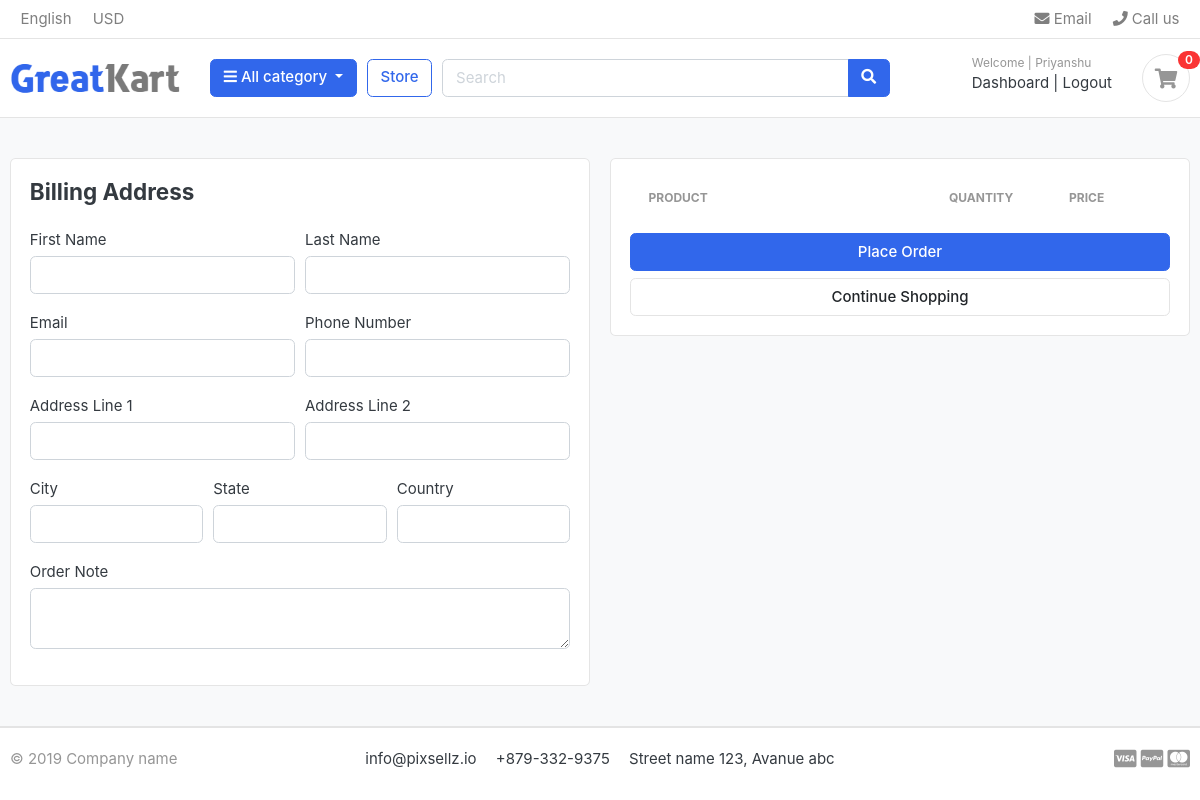
The page /carts/checkout/ (signed in) on the database as committed earlier.
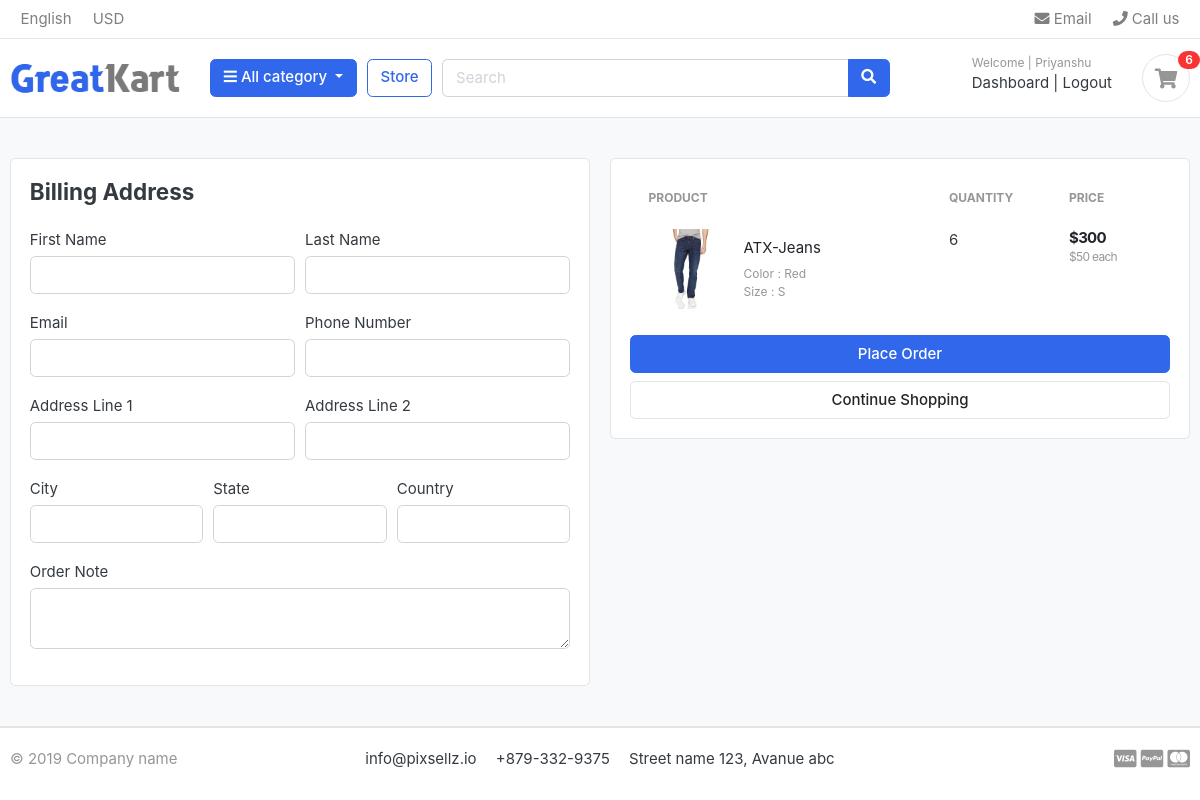
The same page on the database as committed later.
### carts/models.py (models this page shows, shortened)
class CartItem(models.Model):
    user = models.ForeignKey(Account, on_delete=models.CASCADE, null=True)
    product = models.ForeignKey(Product , on_delete=models.CASCADE)
    variations = models.ManyToManyField(Variation , blank=True)
    cart =  models.ForeignKey(Cart , on_delete=models.CASCADE, null=True)
    quantity = models.IntegerField()
    is_active = models.BooleanField(default=True)
    def sub_total(self):
        return self.product.price * self.quantity

### store/models.py (models this page shows, shortened)
class Product(models.Model):
    product_name = models.CharField(max_length=200 , unique=True)
    slug = models.SlugField(max_length=200 , unique=True)
    description = models.TextField(max_length=500, blank=True)
    price = models.IntegerField()
    images = models.ImageField(upload_to="photos/products")
    stock = models.IntegerField()
    is_available = models.BooleanField(default=True)
    category = models.ForeignKey(Category , on_delete=models.CASCADE)
    created_date = models.DateTimeField(auto_now_add=True)
    modified_date = models.DateTimeField(auto_now_add=True)
    def get_url(self):
        return reverse('product_detail',args=[self.category.slug,self.slug])

class Variation(models.Model):
    product = models.ForeignKey(Product,on_delete=models.CASCADE)
    variation_category = models.CharField(max_length=100, choices=variation_category_choice)
    variation_value = models.CharField(max_length=100)
    is_active = models.BooleanField(default=True)
    created_date = models.DateTimeField(auto_now=True)
    objects = VariationManager()

### carts/views.py (the view)
# urls.py: path('checkout/', views.checkout , name="checkout"),
@login_required(login_url='login')
def checkout(request , total = 0, quantity = 0, cart_items = None):
    tax = 0
    grand_total = 0
    try:
        if request.user.is_authenticated:
            cart_items = CartItem.objects.filter(user=request.user, is_active = True)
        else:
            cart = Cart.objects.get(cart_id=_cart_id(request))
            cart_items = CartItem.objects.filter(cart = cart , is_active = True)
        for cart_item in cart_items:
            total += (cart_item.product.price * cart_item.quantity)
            quantity += cart_item.quantity
        tax = (2 * total) / 100
        grand_total = tax + total
    except Cart.DoesNotExist:
         cart_items = []
    context = {
        'total' : total,
        'quantity' : quantity,
        'cart_items' : cart_items,
        'tax' : tax,
        'grand_total' : grand_total
    }
    return render(request , "store/checkout.html", context)

### carts/context_processors.py (called while the page is built)
def counter(request):
    cart_count = 0
    if 'admin' in request.path:
        []
    else:
        try:
            cart = Cart.objects.filter(cart_id=_cart_id(request))
            if request.user.is_authenticated:
                cart_items = CartItem.objects.all().filter(user=request.user)
            else:
                cart_items = CartItem.objects.all().filter(cart=cart[:1])
            for cart_item in cart_items:
                cart_count += cart_item.quantity
        except Cart.DoesNotExist:
            cart_count = 0
    return dict(cart_count=cart_count)

### carts/views.py (called while the page is built)
def _cart_id(request):
    cart = request.session.session_key
    if not cart:
        request.session.create()
        cart = request.session.session_key
    return cart

### category/context_processors.py (called while the page is built)
def menu_links(request):
    links = Category.objects.all()
    return dict(links=links)

### category/models.py (called while the page is built)
    def get_url(self):
        return reverse('products_by_category', args=[self.slug])

### templates/store/checkout.html (shortened to what this page needs)
{% extends "base.html" %}
{% load static %}
{% block content %}
<section class="section-content padding-y bg">
<div class="container">
<div class="row">
	<aside class="col-lg-6">
<div class="card">
<div class='card-body'>
    <h4 class='card-title mb-4'>Billing Address</h4>
    <form action="{% url 'place_order' %}" method="POST">
        <div class="form-row">
            <div class='col form-group'>
                <label for="">First Name</label>
                <input type='text' name='first_name' class='form-control' required>
            </div>
            <div class='col form-group'>
                <label for="">Last Name</label>
                <input type='text' name='last_name' class='form-control' required>
            </div>
        </div>
        <div class="form-row">
            <div class='col form-group'>
                <label for="">Email</label>
                <input type='email' name='email' class='form-control' required>
            </div>
            <div class='col form-group'>
                <label for="">Phone Number</label>
                <input type='text' name='phone' class='form-control' required>
            </div>
        </div>
        <div class="form-row">
            <div class='col form-group'>
                <label for="">Address Line 1</label>
                <input type='text' name='address_line_1' class='form-control' required>
            </div>
            <div class='col form-group'>
                <label for="">Address Line 2</label>
                <input type='text' name='address_line_2' class='form-control'>
            </div>
        </div>
        <div class="form-row">
            <div class='col form-group'>
                <label for="">City</label>
                <input type='text' name='city' class='form-control' required>
            </div>
            <div class='col form-group'>
                <label for="">State</label>
                <input type='text' name='state' class='form-control' required>
            </div>
            <div class='col form-group'>
                <label for="">Country</label>
                <input type='text' name='country' class='form-control' required>
            </div>
        </div>
        <div class="form-row">
            <div class='col form-group'>
                <label for="">Order Note</label>
                <textarea type='text' name='order_note'  rows="2" class='form-control'></textarea >
            </div>
        </div>
</div>
</div>
	</aside>
	<aside class="col-lg-6">
		<div class="card">
		<div class="card-body">
			<table class="table table-borderless table-shopping-cart">
<thead class="text-muted">
<tr class="small text-uppercase">
  <th scope="col">Product</th>
  <th scope="col" width="120">Quantity</th>
  <th scope="col" width="120">Price</th>
</tr>
</thead>
<tbody>
	{% for item in cart_items %}
<tr>
	<td>
		<figure class="itemside align-items-center">
			<div class="aside"><img src="{{ item.product.images.url }}" class="img-sm"></div>
			<figcaption class="info">
				<a href="{{ item.product.get_url }}" class="title text-dark">{{ item.product.product_name }}</a>
				<p class="text-muted small">
					{% if item.variations.all %}
					{% for i in item.variations.all %}
					{{ i.variation_category | capfirst }} : {{ i.variation_value | capfirst }} <br>
					{% endfor %}
					{% endif %}
				</p>
			</figcaption>
		</figure>
	</td>
	<td>
	<label for="">{{ quantity }}</label>
	</td>
	<td>
		<div class="price-wrap">
			<var class="price">${{ item.sub_total }}</var>
			<small class="text-muted"> ${{ item.product.price }} each </small>
		</div>
	</td>
</tr>
{% endfor %}
</tbody>
</table>
            <button type='submit' name='submit' class="btn btn-primary btn-block" >Place Order</button>
			<a href="{% url 'store' %}" class="btn btn-light btn-block">Continue Shopping</a>
		</div>
		</div>
</aside>
</div>
</div>
</section>
{% endblock  %}

### templates/includes/navbar.html (shortened to what this page needs)
{% load static %}
<header class="section-header">
<nav class="navbar p-md-0 navbar-expand-sm navbar-light border-bottom">
<div class="container">
  <div class="collapse navbar-collapse" id="navbarTop4">
    <ul class="navbar-nav mr-auto">
    	<li class="nav-item dropdown">
		 	<a href="#" class="nav-link">   English </a>
		</li>
		<li class="nav-item dropdown">
			<a href="#" class="nav-link"> USD </a>
		</li>
    </ul>
    <ul class="navbar-nav">
		<li><a href="#" class="nav-link"> <i class="fa fa-envelope"></i> Email </a></li>
		<li><a href="#" class="nav-link"> <i class="fa fa-phone"></i> Call us </a></li>
	</ul>
  </div>
</div>
</nav>
<section class="header-main border-bottom">
	<div class="container">
<div class="row align-items-center">
	<div class="col-lg-2 col-md-3 col-6">
		<a href="{% url 'home' %}" class="brand-wrap">
			<img class="logo" src="{% static "./images/logo.png" %}">
		</a>
	</div>
	<div class="col-lg col-sm col-md col-6 flex-grow-0">
		<div class="category-wrap dropdown d-inline-block float-right">
			<button type="button" class="btn btn-primary dropdown-toggle" data-toggle="dropdown">
				<i class="fa fa-bars"></i> All category
			</button>
		</div>
	</div>
	<a href="{% url 'store' %}" class="btn btn-outline-primary">Store</a>
	<div class="col-lg  col-md-6 col-sm-12 col">
		<form action="{% url 'search' %}" class="search" method='GET'>
			<div class="input-group w-100">
			    <input type="text" class="form-control" style="width:60%;" placeholder="Search" name='keyword'>
			    <div class="input-group-append">
			      <button class="btn btn-primary" type="submit">
			        <i class="fa fa-search"></i>
			      </button>
			    </div>
		    </div>
		</form>
	</div>
	<div class="col-lg-3 col-sm-6 col-8 order-2 order-lg-3">
				<div class="d-flex justify-content-end mb-3 mb-lg-0">
					{% if user.id is None %}
					<div class="widget-header">
						<small class="title text-muted">Welcome guest!</small>
						<div>
							<a href="{% url 'login' %}">Sign in</a> <span class="dark-transp"> | </span>
							<a href="{% url 'register' %}"> Register</a>
						</div>
					</div>
					{% else %}
					<div class="widget-header">
						<small class="title text-muted">Welcome | {{user.first_name}}</small>
						<div>
							<a href="{% url 'dashboard' %}"> Dashboard </a> <span class="dark-transp"> | </span>
							<a href="{% url 'logout' %}"> Logout </a>
						</div>
					</div>
					{% endif %}
					<a href="{% url 'cart' %}" class="widget-header pl-3 ml-3">
						<div class="icon icon-sm rounded-circle border"><i class="fa fa-shopping-cart"></i></div>
						<span class="badge badge-pill badge-danger notify">{{cart_count}}</span>
					</a>
				</div>
			</div>
</div>
	</div>
</section>
</header>

Rows that differ between the two databases and show on the page:
added CartItem: product.images (picture), product.product_name "ATX-Jeans", quantity "6", sub_total "300", product.price "50"
now on this page (row unchanged): Variation: variation_category "Color", variation_value "Red"
now on this page (row unchanged): Variation: variation_category "Size", variation_value "S"
Other text that changed with them:
{{ cart_count }}: "0" → "6"
